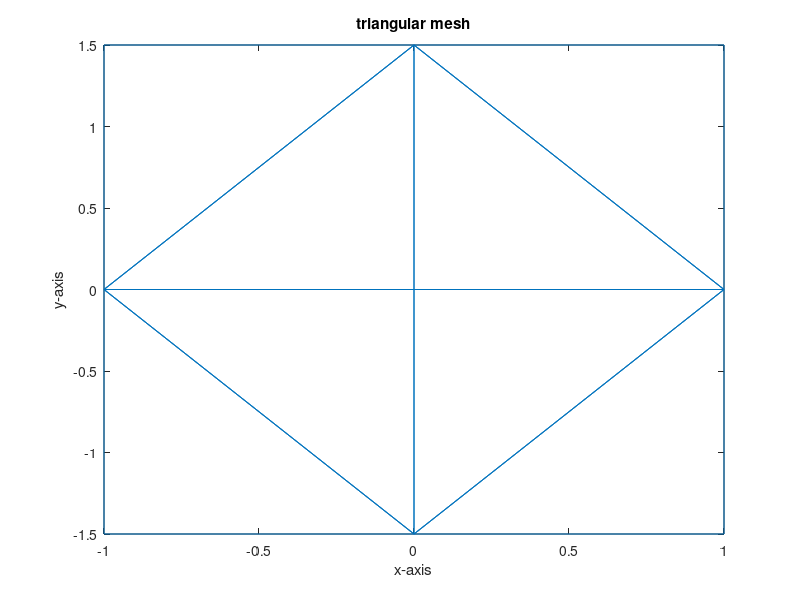

MATLAB code to generate this figure:
clc
clear
close all

freq = 10 * 1e9;
Lambda = 3e8/freq;

% L = 20 * Lambda;
% W = 10 * Lambda;
L = 2;
W = 3;

n = 3; % number of elements along the x axis
x = linspace(-L/2,L/2,n);
y = linspace(-W/2,W/2,n);

[X,Y] = meshgrid(x,y);

X = X(:);
Y = Y(:);

DT = delaunay(X,Y);

figure
triplot(DT,X,Y)
xlabel("x-axis")
ylabel("y-axis")
title("triangular mesh")

Edges = [];
edgesTotal = 0;
for n = 1:1:size(DT,1) 
    % disp(DT(n,:)) 
    % DT(n,:) refers to the triangle vertexes in row n
    tri1 = DT(n,1:3)';
    for k = (n + 1):1:size(DT,1)
        tri2 = DT(k,1:3)';
        a=1-all([tri1-tri2(1) tri1-tri2(2) tri1-tri2(3)]); 
        if(sum(a) == 2)
            edgesTotal = edgesTotal + 1;
            Edges = [Edges tri2((find(a)))];
            posTri(edgesTotal) = n;  % using edgesTotal as an index
            negTri(edgesTotal) = k;
        end
    end
end

numberTriangles = size(DT,1);
Triangles = DT';  

p = [X Y zeros(length(X),1)]';

for m = 1:numberTriangles
    N = Triangles(1:3,m);
    Vec1 = p(:,N(1)) - p(:,N(2));
    Vec2 = p(:,N(3)) - p(:,N(2));

    Area(m) = norm(cross(Vec1,Vec2))/2;

    Center(:,m) = 1/3 * sum(p(:,N),2);
end

for m = 1:edgesTotal
    edgeLength(m) = norm(p(:,Edges(1,m)) - p(:,Edges(2,m)));
end

nearDist = mean(edgeLength);

numEdges = size(Edges(1,:));

Triangles(4,:) = 1;

% Plus triangle position
for m = 1:edgesTotal
    triIndex = posTri(m);
    n1 = Triangles(1,triIndex);
    n2 = Triangles(2,triIndex);
    n3 = Triangles(3,triIndex);
    if((n1 ~= Edges(1,m) &&(n1 ~= Edges(2,m)))) NODE = n1;end
    if((n2 ~= Edges(1,m) &&(n2 ~= Edges(2,m)))) NODE = n2;end
    if((n3 ~= Edges(1,m) &&(n3 ~= Edges(2,m)))) NODE = n3;end
    freeVertexPos(:,m) = p(:,NODE);
    rhoPlus(:,m) = -Center(:,triIndex) + freeVertexPos(:,m);
    disp("your mom")
end

% negative triangle position
for m = 1:edgesTotal
    triIndex = negTri(m);
    n1 = Triangles(1,triIndex);
    n2 = Triangles(2,triIndex);
    n3 = Triangles(3,triIndex);
    if((n1 ~= Edges(1,m) &&(n1 ~= Edges(2,m)))) NODE = n1;end
    if((n2 ~= Edges(1,m) &&(n2 ~= Edges(2,m)))) NODE = n2;end
    if((n3 ~= Edges(1,m) &&(n3 ~= Edges(2,m)))) NODE = n3;end
    freeVertexNeg(:,m) = p(:,NODE);
    rhoMinus(:,m) = Center(:,triIndex) - freeVertexNeg(:,m);
end



